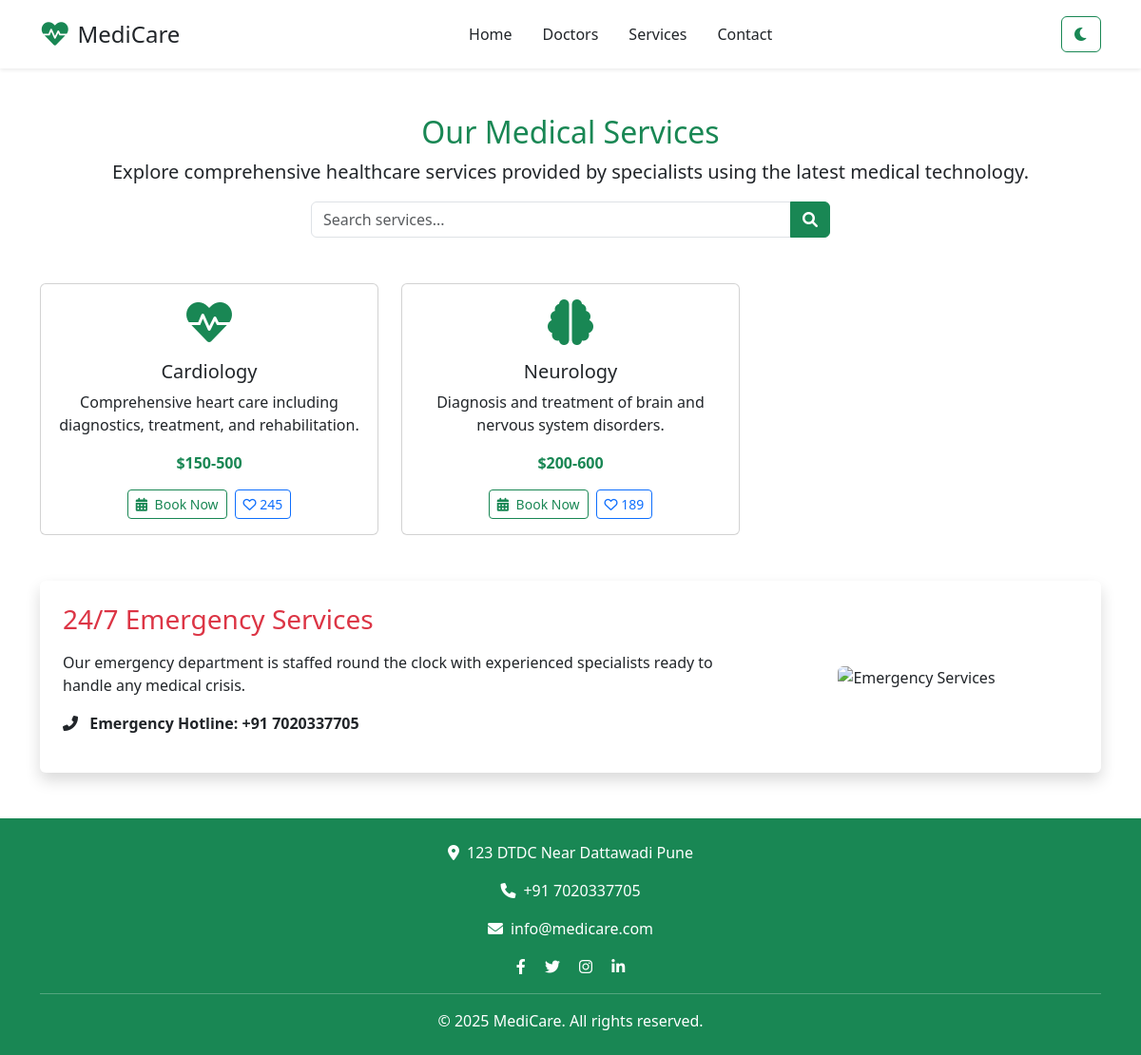
/services, run on the app's committed database.
### app.py (models this page shows)
class Service(db.Model):
    id = db.Column(db.Integer, primary_key=True)
    name = db.Column(db.String(100), nullable=False)
    icon = db.Column(db.String(50), nullable=False)
    description = db.Column(db.Text, nullable=False)
    price_range = db.Column(db.String(100), nullable=False)
    likes = db.Column(db.Integer, default=0)
    long_description = db.Column(db.Text)
    procedures = db.Column(db.Text)  # JSON string
    duration = db.Column(db.String(50))
    preparation = db.Column(db.Text)
    recovery_time = db.Column(db.String(100))
    success_rate = db.Column(db.String(50))
    faqs = db.Column(db.Text)  # JSON string

### app.py (the view)
@app.route('/services')
def services():
    services = Service.query.all()
    return render_template('services.html', services=services)

### templates/services.html (shortened to what this page needs)
{% extends "base.html" %}
{% block content %}
<section class="text-center mb-5">
    <h2 class="text-success">Our Medical Services</h2>
    <p class="lead">Explore comprehensive healthcare services provided by specialists using the latest medical technology.</p>
    <div class="row justify-content-center mb-4">
        <div class="col-md-6">
            <div class="input-group">
                <input type="text" class="form-control" placeholder="Search services..." id="searchQuery">
                <button class="btn btn-success" type="button" onclick="filterServices()">
                    <i class="fas fa-search"></i>
                </button>
            </div>
        </div>
    </div>
</section>
<div class="row row-cols-1 row-cols-md-3 g-4" id="servicesContainer">
    {% for service in services %}
    <div class="col">
        <div class="card h-100 text-center service-card" onclick="selectService('{{ service.name }}')">
            <div class="card-body">
                <i class="{{ service.icon }} fa-3x text-success mb-3"></i>
                <h5 class="card-title">{{ service.name }}</h5>
                <p class="card-text">{{ service.description }}</p>
                <p class="fw-bold text-success">${{ service.price_range }}</p>
                <div class="d-flex justify-content-center gap-2">
                    <button class="btn btn-sm btn-outline-success" onclick="event.stopPropagation(); bookService('{{ service.name }}')">
                        <i class="fas fa-calendar-alt me-1"></i> Book Now
                    </button>
                    <button class="btn btn-sm btn-outline-primary" onclick="event.stopPropagation(); likeService({{ service.id }})">
                        <i class="far fa-heart"></i> {{ service.likes }}
                    </button>
                </div>
            </div>
        </div>
    </div>
    {% endfor %}
</div>
<section class="text-center mt-5">
    <div class="bg-white p-4 rounded shadow emergency-section">
        <div class="row align-items-center">
            <div class="col-md-8 text-start">
                <h3 class="text-danger mb-3">24/7 Emergency Services</h3>
                <p class="mb-3">Our emergency department is staffed round the clock with experienced specialists ready to handle any medical crisis.</p>
                <p>
                    <i class="fas fa-phone-alt me-2"></i>
                    <strong class="emergency-contact">Emergency Hotline: +91 7020337705</strong>
                </p>
            </div>
            <div class="col-md-4">
                <img src="https://images.unsplash.com/photo-1581595219315-a187dd40c322?auto=format&fit=crop&w=300&q=80"
                     class="img-fluid rounded" alt="Emergency Services">
            </div>
        </div>
    </div>
</section>
{% endblock %}

### templates/base.html (shortened to what this page needs)
<!DOCTYPE html>
<html lang="en">
<head>
  <link href="https://cdn.jsdelivr.net/npm/bootstrap@5.3.0/dist/css/bootstrap.min.css" rel="stylesheet">
  <link rel="stylesheet" href="https://cdnjs.cloudflare.com/ajax/libs/font-awesome/6.0.0/css/all.min.css">
  <link rel="stylesheet" href="{{ url_for('static', filename='css/style.css') }}">
</head>
<body>
  <div id="app">
    <header class="bg-white shadow-sm sticky-top">
      <div class="container d-flex justify-content-between align-items-center py-3">
        <div class="d-flex align-items-center">
          <i class="fas fa-heartbeat text-success fs-3 me-2"></i>
          <h1 class="h4 m-0">MediCare</h1>
        </div>
        <nav>
          <ul class="nav">
            <li class="nav-item"><a class="nav-link text-dark" href="{{ url_for('home') }}">Home</a></li>
            <li class="nav-item"><a class="nav-link text-dark" href="{{ url_for('doctors') }}">Doctors</a></li>
            <li class="nav-item"><a class="nav-link text-dark" href="{{ url_for('services') }}">Services</a></li>
            <li class="nav-item"><a class="nav-link text-dark" href="{{ url_for('contact') }}">Contact</a></li>
          </ul>
        </nav>
        <button class="btn btn-outline-success" id="themeToggle">
          <i class="fas fa-moon"></i>
        </button>
      </div>
    </header>
    <main class="container my-5">
      {% block content %}{% endblock %}
    </main>
    <footer class="bg-success text-white py-4 mt-5">
      <div class="container text-center">
        <p><i class="fas fa-map-marker-alt me-2"></i>123 DTDC Near Dattawadi Pune</p>
        <p><i class="fas fa-phone me-2"></i>+91 7020337705</p>
        <p><i class="fas fa-envelope me-2"></i>info@medicare.com</p>
        <div class="social-icons mt-3">
          <a href="#" class="text-white me-3"><i class="fab fa-facebook-f"></i></a>
          <a href="#" class="text-white me-3"><i class="fab fa-twitter"></i></a>
          <a href="#" class="text-white me-3"><i class="fab fa-instagram"></i></a>
          <a href="#" class="text-white"><i class="fab fa-linkedin-in"></i></a>
        </div>
        <hr>
        <p class="mb-0">&copy; 2025 MediCare. All rights reserved.</p>
      </div>
    </footer>
  </div>
</body>
</html>

### data on the page
Service: name "Cardiology", description "Comprehensive heart care including diagnostics, treatment, and rehabilitation.", price_range "150-500", likes "245"
Service: name "Neurology", description "Diagnosis and treatment of brain and nervous system disorders.", price_range "200-600", likes "189"
